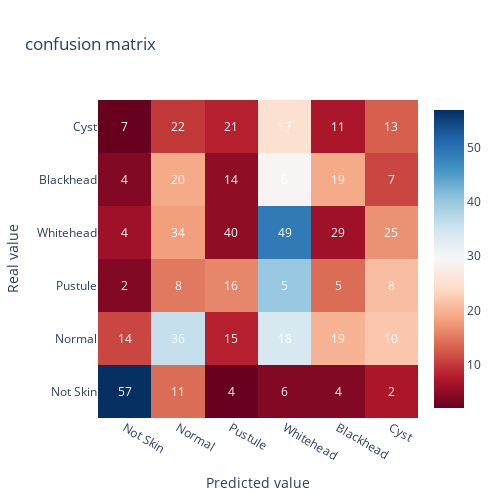

The notebook cell saved with this chart:
### Code cell
from sklearn.metrics import confusion_matrix
def compute_acc_and_conf_mat(scores, actual_labels):
    y_pred = scores.detach().numpy()
    y_pred = np.argmax(y_pred, axis=1)
    indicator = (y_pred == actual_labels)
    num_matches = indicator.sum()
    acc = 100*num_matches/len(y_pred)
    conf_mat = confusion_matrix(actual_labels, y_pred)
    return acc, conf_mat

import plotly.graph_objects as go
def plot_confusion_matrix(cm, labels, title):
    # cm : confusion matrix list(list)
    # labels : name of the data list(str)
    # title : title for the heatmap
    data = go.Heatmap(z=cm, y=labels, x=labels, colorscale="RdBu")
    annotations = []
    for i, row in enumerate(cm):
        for j, value in enumerate(row):
            annotations.append(
                {
                    "x": labels[i],
                    "y": labels[j],
                    "font": {"color": "white"},
                    "text": str(value),
                    "xref": "x1",
                    "yref": "y1",
                    "showarrow": False
                }
            )
    layout = {
        "title": title,
        "xaxis": {"title": "Predicted value"},
        "yaxis": {"title": "Real value"},
        "annotations": annotations,
        "width":500,
        "height":500,
    }
    fig = go.Figure(data=data, layout=layout)
    return fig

X_test_ = torch.from_numpy(np.array(X_test).astype(np.float32)).to(device)
X_test_= (X_test_-mean) / std
X_test_ = X_test_.view(-1, 3, 50, 50)
scores =  case2_net(X_test_)
acc, conf_mat = compute_acc_and_conf_mat(scores.cpu(),y_test)
label = ('Not Skin', 'Normal', 'Pustule', 'Whitehead', 'Blackhead', 'Cyst',)
plot_confusion_matrix(conf_mat, label, "confusion matrix")

### Figure 1 — Plotly figure (JSON) as saved in the notebook; plotly's stock layout.template omitted (floating-point values rounded to 4 significant figures)
{"data": [{"colorscale": [[0, "rgb(103,0,31)"], [0.1, "rgb(178,24,43)"], [0.2, "rgb(214,96,77)"], [0.3, "rgb(244,165,130)"], [0.4, "rgb(253,219,199)"], [0.5, "rgb(247,247,247)"], [0.6, "rgb(209,229,240)"], [0.7, "rgb(146,197,222)"], [0.8, "rgb(67,147,195)"], [0.9, "rgb(33,102,172)"], [1, "rgb(5,48,97)"]], "type": "heatmap", "x": ["Not Skin", "Normal", "Pustule", "Whitehead", "Blackhead", "Cyst"], "y": ["Not Skin", "Normal", "Pustule", "Whitehead", "Blackhead", "Cyst"], "z": [[57, 14, 2, 4, 4, 7], [11, 36, 8, 34, 20, 22], [4, 15, 16, 40, 14, 21], [6, 18, 5, 49, 6, 17], [4, 19, 5, 29, 19, 11], [2, 10, 8, 25, 7, 13]]}], "layout": {"annotations": [{"font": {"color": "white"}, "showarrow": false, "text": "57", "x": "Not Skin", "xref": "x", "y": "Not Skin", "yref": "y"}, {"font": {"color": "white"}, "showarrow": false, "text": "14", "x": "Not Skin", "xref": "x", "y": "Normal", "yref": "y"}, {"font": {"color": "white"}, "showarrow": false, "text": "2", "x": "Not Skin", "xref": "x", "y": "Pustule", "yref": "y"}, {"font": {"color": "white"}, "showarrow": false, "text": "4", "x": "Not Skin", "xref": "x", "y": "Whitehead", "yref": "y"}, {"font": {"color": "white"}, "showarrow": false, "text": "4", "x": "Not Skin", "xref": "x", "y": "Blackhead", "yref": "y"}, {"font": {"color": "white"}, "showarrow": false, "text": "7", "x": "Not Skin", "xref": "x", "y": "Cyst", "yref": "y"}, {"font": {"color": "white"}, "showarrow": false, "text": "11", "x": "Normal", "xref": "x", "y": "Not Skin", "yref": "y"}, {"font": {"color": "white"}, "showarrow": false, "text": "36", "x": "Normal", "xref": "x", "y": "Normal", "yref": "y"}, {"font": {"color": "white"}, "showarrow": false, "text": "8", "x": "Normal", "xref": "x", "y": "Pustule", "yref": "y"}, {"font": {"color": "white"}, "showarrow": false, "text": "34", "x": "Normal", "xref": "x", "y": "Whitehead", "yref": "y"}, {"font": {"color": "white"}, "showarrow": false, "text": "20", "x": "Normal", "xref": "x", "y": "Blackhead", "yref": "y"}, {"font": {"color": "white"}, "showarrow": false, "text": "22", "x": "Normal", "xref": "x", "y": "Cyst", "yref": "y"}, {"font": {"color": "white"}, "showarrow": false, "text": "4", "x": "Pustule", "xref": "x", "y": "Not Skin", "yref": "y"}, {"font": {"color": "white"}, "showarrow": false, "text": "15", "x": "Pustule", "xref": "x", "y": "Normal", "yref": "y"}, {"font": {"color": "white"}, "showarrow": false, "text": "16", "x": "Pustule", "xref": "x", "y": "Pustule", "yref": "y"}, {"font": {"color": "white"}, "showarrow": false, "text": "40", "x": "Pustule", "xref": "x", "y": "Whitehead", "yref": "y"}, {"font": {"color": "white"}, "showarrow": false, "text": "14", "x": "Pustule", "xref": "x", "y": "Blackhead", "yref": "y"}, {"font": {"color": "white"}, "showarrow": false, "text": "21", "x": "Pustule", "xref": "x", "y": "Cyst", "yref": "y"}, {"font": {"color": "white"}, "showarrow": false, "text": "6", "x": "Whitehead", "xref": "x", "y": "Not Skin", "yref": "y"}, {"font": {"color": "white"}, "showarrow": false, "text": "18", "x": "Whitehead", "xref": "x", "y": "Normal", "yref": "y"}, {"font": {"color": "white"}, "showarrow": false, "text": "5", "x": "Whitehead", "xref": "x", "y": "Pustule", "yref": "y"}, {"font": {"color": "white"}, "showarrow": false, "text": "49", "x": "Whitehead", "xref": "x", "y": "Whitehead", "yref": "y"}, {"font": {"color": "white"}, "showarrow": false, "text": "6", "x": "Whitehead", "xref": "x", "y": "Blackhead", "yref": "y"}, {"font": {"color": "white"}, "showarrow": false, "text": "17", "x": "Whitehead", "xref": "x", "y": "Cyst", "yref": "y"}, {"font": {"color": "white"}, "showarrow": false, "text": "4", "x": "Blackhead", "xref": "x", "y": "Not Skin", "yref": "y"}, {"font": {"color": "white"}, "showarrow": false, "text": "19", "x": "Blackhead", "xref": "x", "y": "Normal", "yref": "y"}, {"font": {"color": "white"}, "showarrow": false, "text": "5", "x": "Blackhead", "xref": "x", "y": "Pustule", "yref": "y"}, {"font": {"color": "white"}, "showarrow": false, "text": "29", "x": "Blackhead", "xref": "x", "y": "Whitehead", "yref": "y"}, {"font": {"color": "white"}, "showarrow": false, "text": "19", "x": "Blackhead", "xref": "x", "y": "Blackhead", "yref": "y"}, {"font": {"color": "white"}, "showarrow": false, "text": "11", "x": "Blackhead", "xref": "x", "y": "Cyst", "yref": "y"}, {"font": {"color": "white"}, "showarrow": false, "text": "2", "x": "Cyst", "xref": "x", "y": "Not Skin", "yref": "y"}, {"font": {"color": "white"}, "showarrow": false, "text": "10", "x": "Cyst", "xref": "x", "y": "Normal", "yref": "y"}, {"font": {"color": "white"}, "showarrow": false, "text": "8", "x": "Cyst", "xref": "x", "y": "Pustule", "yref": "y"}, {"font": {"color": "white"}, "showarrow": false, "text": "25", "x": "Cyst", "xref": "x", "y": "Whitehead", "yref": "y"}, {"font": {"color": "white"}, "showarrow": false, "text": "7", "x": "Cyst", "xref": "x", "y": "Blackhead", "yref": "y"}, {"font": {"color": "white"}, "showarrow": false, "text": "13", "x": "Cyst", "xref": "x", "y": "Cyst", "yref": "y"}], "height": 500, "title": {"text": "confusion matrix"}, "width": 500, "xaxis": {"title": {"text": "Predicted value"}}, "yaxis": {"title": {"text": "Real value"}}}}
